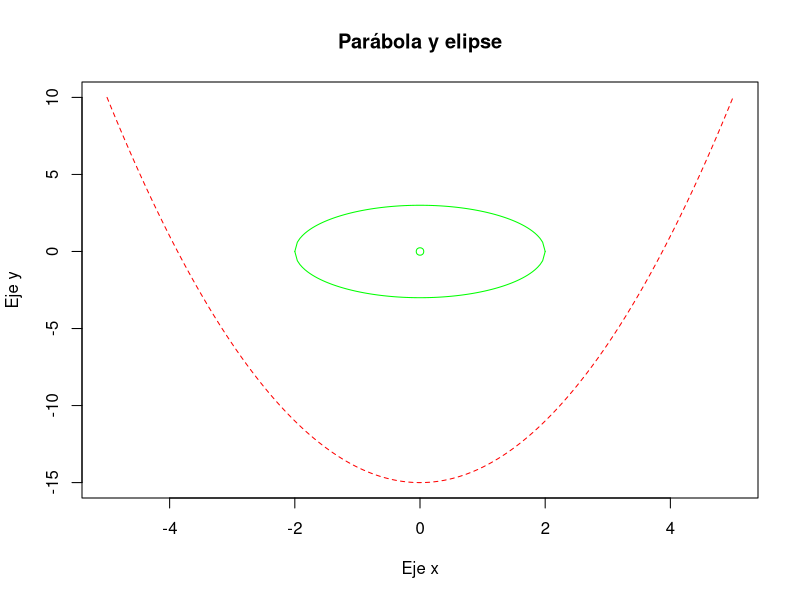

The R source for this figure:
#
# Title:
#   Ejercicios Computación Estadística - Hoja 4 - Ejercicio 3
#
# Author:
#   Sergio García Prado - garciparedes.me
#
# Date:
#   April 2018
#


rm(list = ls())

#
# Apartado a)
#


x1 <- seq(- 5, 5, length = 400)
x2 <- seq(- 2, 2, length = 100)
a <- 3
b <- 2

plot(x1, x1 ^ 2 - 15, type = "l", lty = 2, col = "red",
     xlab = "Eje x", ylab = "Eje y", main = "Parábola y elipse")
points(0, 0, col = "green")
lines(x2, sqrt(1 - (x2 / 2) ^ 2) * 3,  type = "l", col = "green")
lines(x2, - sqrt(1 - (x2 / 2) ^ 2) * 3,  type = "l", col = "green")
